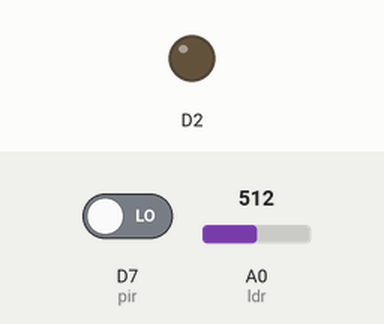
The sketch below on a simulated ESP8266 (NodeMCU). Shown: output pins drawn as LEDs (lit = HIGH). The inputs (shaded band) are chosen by the test bench; at power-on: D7 (pir) LOW, A0 (ldr) = 512. WiFi joins after 1.5 s; servers stay silent unless stated.

Above: at 3.0 s.
3.1 s: D7 (pir) driven HIGH
At 4.0 s:
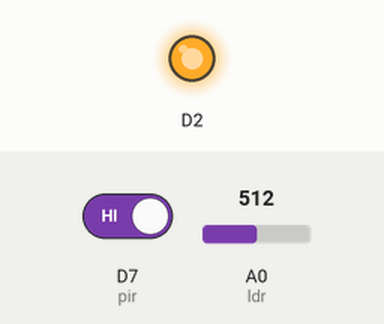
Timing chart, 0 to 6.1 s (numbered marks = the images above; inputs shaded):
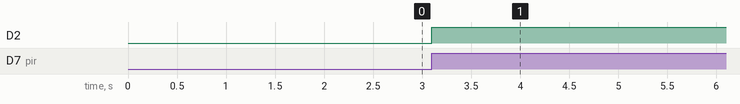

The sketch:

main_board_updated.ino
```cpp
#define BLYNK_PRINT Serial

#include <ESP8266WiFi.h>
#include <BlynkSimpleEsp8266.h>

// You should get Auth Token in the Blynk App.
// Go to the Project Settings (nut icon).
char auth[] = "gSTi5LZ0To-q1aML2OCJU_DNllDNlk-K"; //You will get this Auth Token in Gmail if you signin Blynk app with your Gmail ID

// Your WiFi credentials.
// Set password to "" for open networks.
char ssid[] = "--------"; //Enter your WIFI Name
char pass[] = "--------";//Enter your WIFI Password

int ldr=A0;
int pir=13;//D7
void setup()
{
  // Debug console
  Serial.begin(9600);
  pinMode(ldr,INPUT);
  pinMode(pir,INPUT);
  pinMode(D2,OUTPUT);

  Blynk.begin(auth, ssid, pass);
}
void loop()
{
  int ldrdata=analogRead(ldr);
  if(ldrdata==HIGH)
  {
   digitalWrite(D2,HIGH);
   }
   long pirdata=digitalRead(pir);
   if(pirdata==HIGH)
   {
    digitalWrite(D2,HIGH);
    }

  Blynk.run();
}
```

Measured:
- after the input at 3.1 s, D2: LOW → HIGH at once
